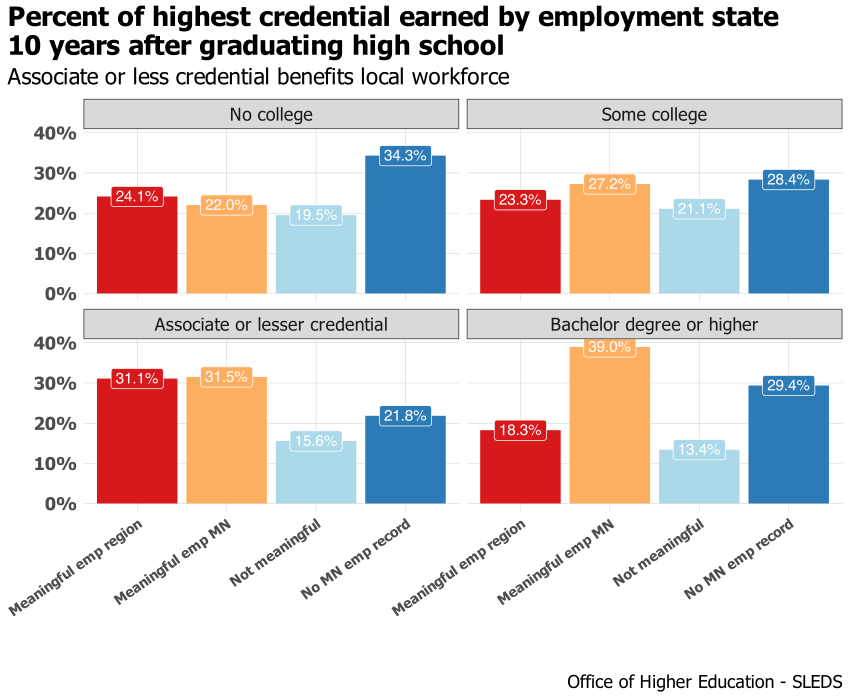

Write R code to recreate this figure.
# library -----------------------------------------------------------------
library(tidyverse)
library(sf)
library(ggrepel)
library(scales)
library(ggiraph)
library(rmapshaper)
library(cowplot)
library(RColorBrewer)
library(extrafont)
library(lubridate)
library(systemfonts)
reset_font_cache()
library(ggtext)
library(readxl)
library(ggforce)


rm(list = ls())

theme_bar <- theme_bw() +
  theme(panel.grid.major = element_line(color = "grey70", size = 0.1),
        panel.grid.minor = element_blank(),
        axis.ticks = element_blank(),
        axis.text = element_text(face = "bold"),
        panel.border = element_blank(),
        legend.background = element_rect(fill = "transparent", color = "transparent"),
        legend.key = element_rect(fill = "transparent"),
        legend.key.size = unit(1, "lines"),
        legend.margin = margin(0,0,0,0),
        legend.title = element_blank(),
        legend.text = element_text(margin = margin(l = 2)),
        text = element_text(family = "Tahoma"),
        plot.title.position = "plot",
        plot.title = element_text(face = "bold"))

theme_line <- theme_bw() +
  theme(legend.background = element_rect(fill = "transparent", color = "transparent"),
        legend.key = element_rect(fill = "transparent"),
        legend.text = element_text(margin = margin(l = 2)),
        panel.grid.minor = element_blank(),
        panel.grid.major = element_line(color = "grey70", size = 0.1),
        axis.ticks = element_blank(),
        axis.text = element_text(face = "bold"),
        panel.border = element_blank(),
        legend.margin = margin(0,0,0,0),
        legend.key.size = unit(1, "lines"),
        text = element_text(family = "Tahoma"),
        plot.title.position = "plot",
        plot.title = element_text(face = "bold"))

theme_sf <- theme_bw() +
  theme(axis.text.x=element_blank(),
        axis.text.y=element_blank(),
        axis.ticks=element_blank(),
        panel.background = element_blank(),
        panel.grid.major = element_line(color = "white"),
        panel.border = element_blank(),
        plot.title = element_text(face = "bold"),
        legend.title = element_blank(),
        legend.text = element_text(margin = margin(l = 2)),
        legend.margin = margin(0,0,0,0),
        legend.key.size = unit(1, "lines"),
        text = element_text(family = "Tahoma"),
        plot.title.position = "plot")

regions <- read_csv("/Users/kellyasche/Library/CloudStorage/GoogleDrive-kasche@ruralmn.org/My Drive/Data Prep/R Projects/Join docs/county_regions.csv") %>%
  select(5,6) %>%
  unique() %>%
  mutate(edr = str_replace(edr, "  ", " "),
         planning.region = str_replace(planning.region, " Minnesota", ""),
         planning.region = fct_relevel(planning.region, "Northwest", "Northeast", "Central", "Seven County Mpls-St Paul", "Southwest", "Southeast"),
         edr = fct_relevel(edr, "EDR 1 - Northwest", "EDR 2 - Headwaters", "EDR 3 - Arrowhead", "EDR 4 - West Central", "EDR 5 - North Central", "EDR 6E- Southwest Central", "EDR 6W- Upper Minnesota Valley", "EDR 7E- East Central", "EDR 7W- Central", "EDR 8 - Southwest", "EDR 9 - South Central", "EDR 10 - Southeast", "EDR 11 - 7 County Twin Cities", "Minnesota"))

counties.regions <- read_csv("/Users/kellyasche/Library/CloudStorage/GoogleDrive-kasche@ruralmn.org/My Drive/Data Prep/R Projects/Join docs/county_regions.csv") %>%
  rename(mif = `MIF Region`) %>%
  mutate(countyfp = formatC(countyfp, width = 3, flag = "0"),
         Name = str_to_title(Name),
         Name = str_replace(Name, "Q", "q"),
         Name = str_replace(Name, "Of The", "of the"),
         Name = str_replace(Name, "Mcleod", "McLeod"),
         Dem_Desc = ifelse(Name == "Minnesota", "Minnesota", Dem_Desc),
         Dem_Desc = fct_relevel(Dem_Desc, "Entirely rural", "Town/rural mix", "Urban/town/rural mix", "Entirely urban"),
         edr = str_replace(edr, "  ", " "),
         planning.region = str_replace(planning.region, " Minnesota", ""),
         planning.region = fct_relevel(planning.region, "Northwest", "Northeast", "Central", "Seven County Mpls-St Paul", "Southwest", "Southeast"),
         edr = fct_relevel(edr, "EDR 1 - Northwest", "EDR 2 - Headwaters", "EDR 3 - Arrowhead", "EDR 4 - West Central", "EDR 5 - North Central", "EDR 6E- Southwest Central", "EDR 6W- Upper Minnesota Valley", "EDR 7E- East Central", "EDR 7W- Central", "EDR 8 - Southwest", "EDR 9 - South Central", "EDR 10 - Southeast", "EDR 11 - 7 County Twin Cities", "Minnesota"),
         mif = ifelse(is.na(mif), "TC", mif),
         mif = as.factor(mif),
         mif = fct_relevel(mif, "NW", "NE", "WC", "EC", "SW", "SE", "TC"))
color.ruca <- c("Entirely rural" = "#009933", "Town/rural mix" = "#99CC33", "Urban/town/rural mix" = "#CC9966", "Entirely urban" = "#754C29")

color.pr <- c("Northwest" = "#4575b4","Northeast" = "grey", "Central" = "#fee090", "Seven County Mpls-St Paul" = "#d73027", "Southwest" = "#91bfdb", "Southeast" = "#fc8d59")

color.edr <- c("EDR 1 - Northwest" = "#b3cde3", "EDR 2 - Headwaters" = "#8c96c6", "EDR 3 - Arrowhead" = "#fe9929", "EDR 4 - West Central" = "#8856a7", "EDR 5 - North Central" = "#810f7c", "EDR 6E- Southwest Central" = "#e5f5f9", "EDR 6W- Upper Minnesota Valley" = "#bdc9e1", "EDR 7E- East Central" = "#99d8c9", "EDR 7W- Central" = "#2ca25f", "EDR 8 - Southwest" = "#74a9cf", "EDR 9 - South Central" = "#0570b0", "EDR 10 - Southeast" = "#d7301f", "EDR 11 - 7 County Twin Cities" = "#d8b365")

color.edr.simple <- c("EDR 1" = "#b3cde3", "EDR 2" = "#8c96c6", "EDR 3" = "#fe9929", "EDR 4" = "#8856a7", "EDR 5" = "#810f7c", "EDR 6E" = "#e5f5f9", "EDR 6W" = "#bdc9e1", "EDR 7E" = "#99d8c9", "EDR 7W" = "#2ca25f", "EDR 8" = "#74a9cf", "EDR 9" = "#0570b0", "EDR 10" = "#d7301f", "EDR 11" = "#d8b365", "Minnesota" = "black")

color.pr.edr <- c ("Northwest" = "#4575b4","Northeast" = "#e0f3f8", "Central" = "#fee090", "Seven County Mpls-St Paul" = "#d73027", "Southwest" = "#91bfdb", "Southeast" = "#fc8d59", "Minnesota" = "black", "EDR 1 - Northwest" = "#b3cde3", "EDR 2 - Headwaters" = "#8c96c6", "EDR 3 - Arrowhead" = "#fe9929", "EDR 4 - West Central" = "#8856a7", "EDR 5 - North Central" = "#810f7c", "EDR 6E- Southwest Central" = "#e5f5f9", "EDR 6W- Upper Minnesota Valley" = "#bdc9e1", "EDR 7E- East Central" = "#99d8c9", "EDR 7W- Central" = "#2ca25f", "EDR 8 - Southwest" = "#74a9cf", "EDR 9 - South Central" = "#0570b0", "EDR 10 - Southeast" = "#d7301f", "EDR 11 - 7 County Twin Cities" = "#d8b365")

color.six <- c("#009933", "#4575b4", "grey", "#fee090", "#fc8d59", "#d73027")

mn_counties <- st_read("/Users/kellyasche/Library/CloudStorage/GoogleDrive-kasche@ruralmn.org/My Drive/Data Prep/R Projects/Shapefiles/County shapefiles/MNCounties_MNDOT.shp", quiet = TRUE) %>%
  ms_simplify(keep = .01, keep_shapes = TRUE) %>%
  rename(countyfp = FIPS_CODE)

counties.regions.1 <- counties.regions %>%
  mutate(statefp = "27",
         project.pr = ifelse(edr %in% c("EDR 1 - Northwest", "EDR 2 - Headwaters", "EDR 4 - West Central"), "Northwest",
                             ifelse(edr == "EDR 3 - Arrowhead", "Northeast",
                                    ifelse(edr %in% c("EDR 5 - North Central", "EDR 7E- East Central", "EDR 7W- Central"), "Central",
                                           ifelse(edr %in% c("EDR 6E- Southwest Central", "EDR 6W- Upper Minnesota Valley", "EDR 8 - Southwest"), "Southwest",
                                                  ifelse(edr %in% c("EDR 9 - South Central", "EDR 10 - Southeast"), "Southern", as.character(planning.region)))))),
         project.pr = fct_relevel(project.pr, "Northwest", "Northeast", "Central", "Seven County Mpls-St Paul", "Southwest", "Southern"))

color.project.pr <- c("Northwest" = "#4575b4","Northeast" = "grey", "Central" = "#fee090", "Seven County Mpls-St Paul" = "#d73027", "Southwest" = "#91bfdb", "Southern" = "#fc8d59")


# Prep data ---------------------------------------------------------------

master <- read_csv("Data/SLEDS/Masters/After analysis/Master-meaningful-emp-central.csv")

data <- master %>%
  select(highest.cred.level, grad.year.10) %>%
  filter(!is.na(highest.cred.level)) %>%
  filter(highest.cred.level != "Attending ps") %>%
  filter(grad.year.10 != "After 2023") %>%
  filter(grad.year.10 != "Attending ps") %>%
  mutate(highest.cred.level = ifelse(highest.cred.level %in% c("Associate degree", "Less than Associate Degree"), "Associate or lesser credential", highest.cred.level),
         highest.cred.level = fct_relevel(highest.cred.level, "No college", "Some college", "Associate or lesser credential", "Bachelor degree or higher")) %>%
  group_by(grad.year.10, highest.cred.level) %>%
  summarize(n = n()) %>%
  ungroup() %>%
  group_by(highest.cred.level) %>%
  mutate(pct = n / sum(n)) %>%
  ungroup() %>%
  mutate(grad.year.10 = str_replace(grad.year.10, "No MN emp record, not attending ps", "No MN emp record"),
         grad.year.10 = str_replace(grad.year.10, "Not meaningful, not attending ps", "Not meaningful"),
         grad.year.10 = fct_relevel(grad.year.10, "Meaningful emp region", "Meaningful emp MN", "Not meaningful", "No MN emp record"))

levels(data$highest.cred.level)
# Create chart ------------------------------------------------------------

ggplot(data, aes(grad.year.10, pct, fill = grad.year.10)) +
  facet_wrap(~highest.cred.level) +
  geom_bar(stat = "identity") +
  geom_label(aes(label = percent(pct, accuracy = .1)), show.legend = FALSE, color = "white") +
  labs(x="", y = "", title = "Percent of highest credential earned by employment state\n10 years after graduating high school", subtitle = "Associate or less credential benefits local workforce", caption = "\nOffice of Higher Education - SLEDS") +
  scale_y_continuous(labels=scales::percent) +
  scale_fill_manual(values = brewer.pal(n = 4, "RdYlBu")) +
  theme_bar+
  theme(legend.position = "none",
        text = element_text(size = 16),
        axis.text.x = element_text(angle = 35,
                                   hjust = 1,
                                   size = 10))

ggsave(filename = "Charts/EPIC/highest-cred-earned-grad-year-10.pdf", device = cairo_pdf, dpi = "print", width = 8.5, height = 7)


names(data)
